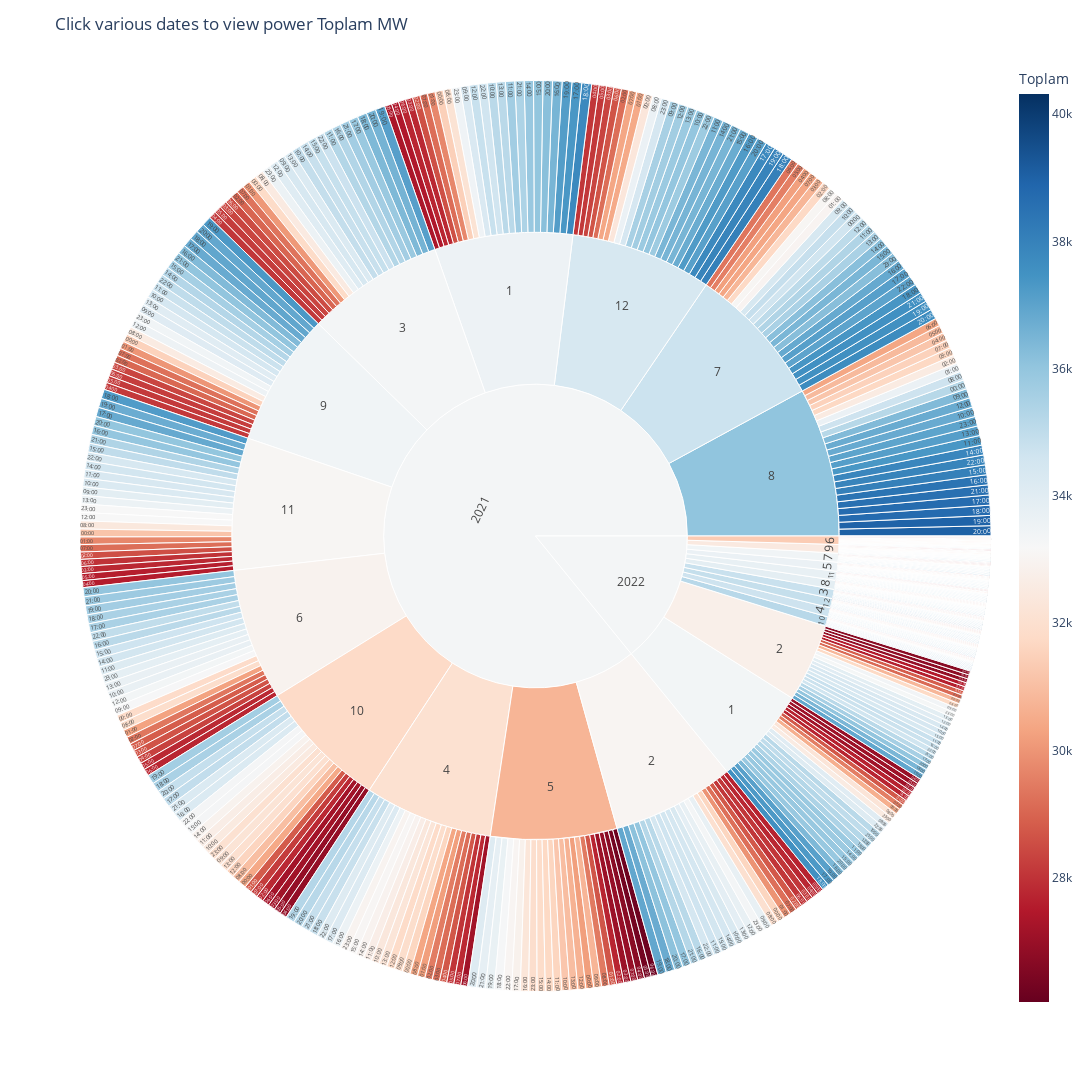

This figure's notebook cell:
### Code cell
fig = px.sunburst(df_total, path=['Year','Month','Saat'], values='Toplam',
                  color='Toplam',
                  color_continuous_scale='RdBu')
fig.update_layout(title="Click various dates an hours to view power 'Toplam MW'")
fig.update_layout( width=1600,height=1200)
fig.show()

### Figure 1 — Plotly figure (JSON) as saved in the notebook; plotly's stock layout.template omitted (floating-point values rounded to 4 significant figures; data arrays with more than 128 entries replaced by an {"elided": "..."} marker saying what was removed)
{"data": [{"branchvalues": "total", "customdata": {"elided": "602x1 float values"}, "domain": {"x": [0, 1], "y": [0, 1]}, "hovertemplate": "labels=%{label}<br>Toplam_sum=%{value}<br>parent=%{parent}<br>id=%{id}<br>Toplam=%{color}<extra></extra>", "ids": {"elided": "602 str values"}, "labels": {"elided": "602 str values"}, "marker": {"coloraxis": "coloraxis", "colors": {"elided": "602 float values"}}, "name": "", "parents": {"elided": "602 str values"}, "type": "sunburst", "values": {"elided": "602 float values"}}], "layout": {"coloraxis": {"colorbar": {"title": {"text": "Toplam"}}, "colorscale": [[0, "rgb(103,0,31)"], [0.1, "rgb(178,24,43)"], [0.2, "rgb(214,96,77)"], [0.3, "rgb(244,165,130)"], [0.4, "rgb(253,219,199)"], [0.5, "rgb(247,247,247)"], [0.6, "rgb(209,229,240)"], [0.7, "rgb(146,197,222)"], [0.8, "rgb(67,147,195)"], [0.9, "rgb(33,102,172)"], [1, "rgb(5,48,97)"]]}, "height": 1200, "legend": {"tracegroupgap": 0}, "margin": {"t": 60}, "title": {"text": "Click various dates to view power Toplam MW"}, "width": 1600}}
